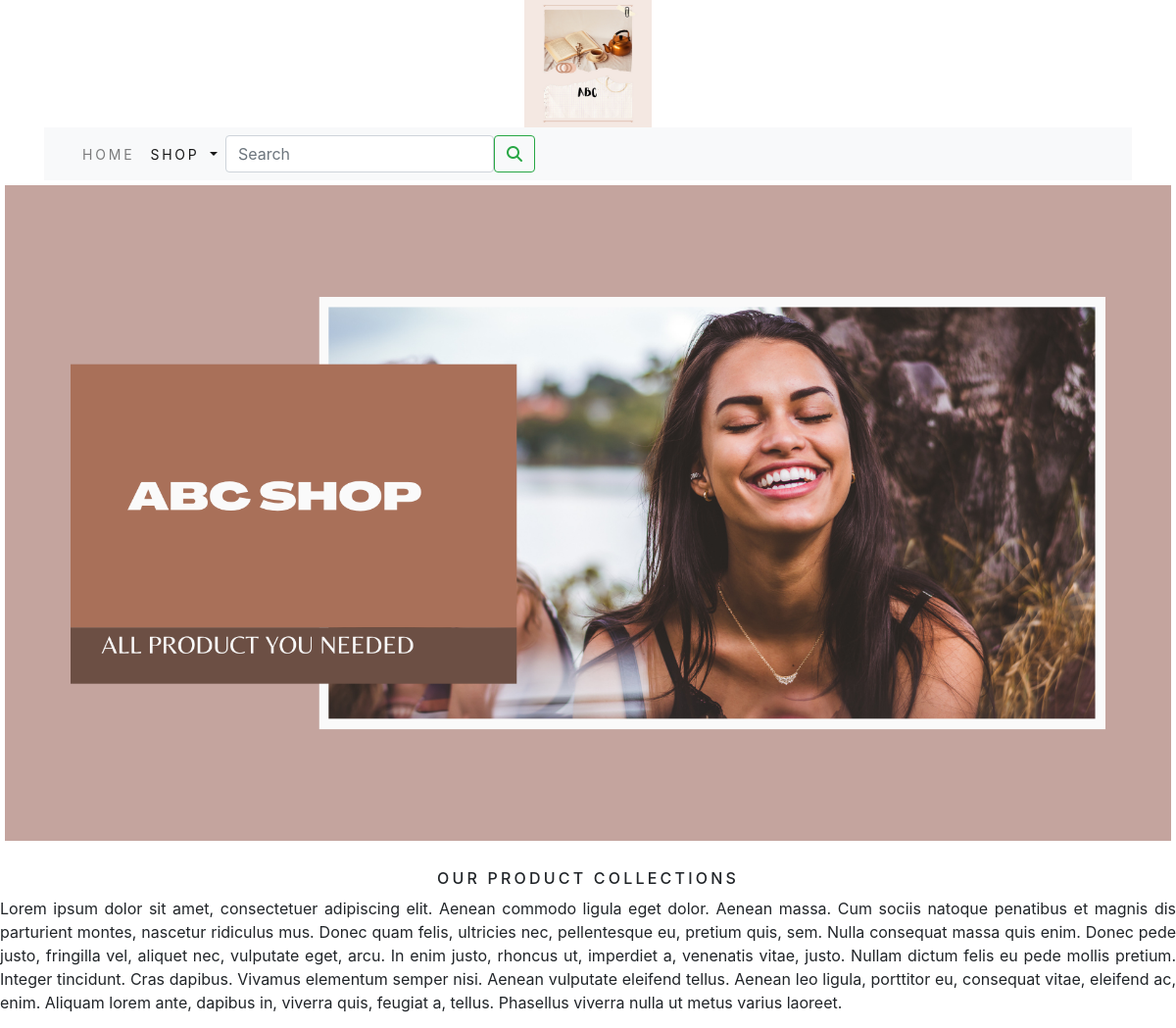
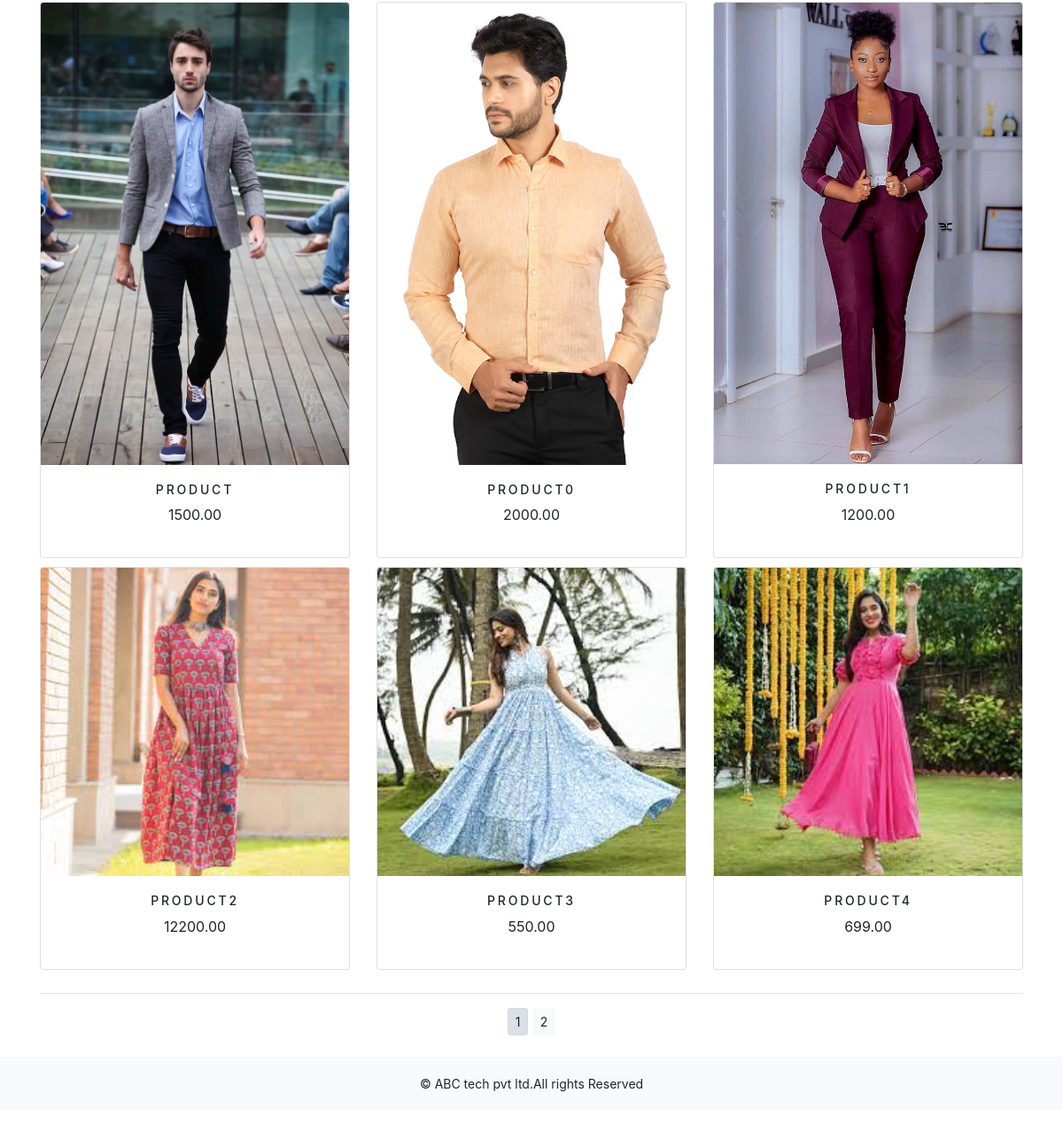
The app's page /shop/ with its own data (2 pictures, top to bottom).
### shop/models.py (models this page shows, shortened)
class Product(models.Model):
    name = models.CharField(max_length=250, unique=True)
    slug = models.SlugField(max_length=250, unique=True)
    description = models.TextField(blank=True)
    price = models.DecimalField(max_digits=10, decimal_places=2)
    category = models.ForeignKey(Category, on_delete=models.CASCADE)
    image = models.ImageField(upload_to='category', blank=True)
    stock = models.IntegerField()
    available = models.BooleanField(default=True)
    created = models.DateTimeField(auto_now_add=True)
    updated = models.DateTimeField(auto_now=True)
    def get_url(self):
        return reverse('shop:prodCatdetail',args=[self.category.slug,self.slug])
    class Meta:
        ordering = ('name',)
        verbose_name = 'product'
        verbose_name_plural = 'products'

### shop/views.py (the view)
# urls.py: path('',views.allProdCat,name='allProdCat'),
def allProdCat(request, c_slug=None):
    c_page = None
    products_list = None
    if c_slug != None:
        c_page = get_object_or_404(Category, slug=c_slug)
        products_list = Product.objects.all().filter(category=c_page, available=True)
    else:
        products_list = Product.objects.all().filter(available=True)
    paginator=Paginator(products_list,6)
    try:
        page=int(request.GET.get('page','1'))
    except:
        page=1
    try:
        products=paginator.page(page)
    except (EmptyPage,InvalidPage):
        products=paginator.page(paginator.num_pages)
    return render(request, "category.html", {'category': c_page, 'products': products})

### cart/context_processors.py (called while the page is built)
def counter(request):
    item_count=0
    if 'admin' in request.path:
        return {}
    else:
        try:
            cart=Cart.objects.filter(cart_id=_cart_id(request))
            cart_items=CartItem.objects.all().filter(cart=cart[:1])
            for cart_item in cart_items:
                item_count += cart_item.quantity
        except Cart.DoesNotExist:
            item_count = 0
    return dict(item_count=item_count)

### cart/views.py (called while the page is built)
def _cart_id(request):
    cart = request.session.session_key
    if not cart:
        cart = request.session.create()
    return cart

### shop/context_processors.py (called while the page is built)
def menu_links(request):
    links = Category.objects.all()
    return dict(links=links)

### shop/models.py (called while the page is built)
    def get_url(self):
        return reverse('shop:products_by_category', args=[self.slug])

### template/category.html (shortened to what this page needs)
{% extends 'base.html' %}
{% load static %}
{% block content %}
<div class="mx-auto">
    {% if category %}
    <img class="my_image" src="{{category.image.url}}" alt="{{category.name}}">
</div>
    <br>
<div>
    <h1 class="text-center my_title">{{category.name}}</h1>
    <p class="text-justify">{{category.description}}</p>
</div>
    {% else %}
<div>
    <img class="my_image my_image_padding" src="{% static 'img/banner.png' %}" alt="our products">
</div>
<br>
<div>
    <h1 class="text-center my_title">Our product collections</h1>
    <p class="text-justify">Lorem ipsum dolor sit amet, consectetuer adipiscing elit. Aenean commodo ligula eget dolor. Aenean massa. Cum sociis natoque penatibus et magnis dis parturient montes, nascetur ridiculus mus. Donec quam felis, ultricies nec, pellentesque eu, pretium quis, sem. Nulla consequat massa quis enim. Donec pede justo, fringilla vel, aliquet nec, vulputate eget, arcu. In enim justo, rhoncus ut, imperdiet a, venenatis vitae, justo. Nullam dictum felis eu pede mollis pretium. Integer tincidunt. Cras dapibus. Vivamus elementum semper nisi. Aenean vulputate eleifend tellus. Aenean leo ligula, porttitor eu, consequat vitae, eleifend ac, enim. Aliquam lorem ante, dapibus in, viverra quis, feugiat a, tellus. Phasellus viverra nulla ut metus varius laoreet.</p>
</div>
{% endif %}
<div class="container">
    <div class="row mx_auto">
        {% for product in products.object_list %}
        <div class="my_bottom_margin col-9 col-sm-12 col-md-4 xol-lg-4">
            <div class="card text-center" style="min-width:18rem;">
                <a href="{{product.get_url}}"><img class="card-img-top my_image" src="{{product.image.url}}" alt="{{product.name}}"></a>
            <div class="card-body">
                <h4>{{product.name}}</h4>
                <p>{{product.price}}</p>
            </div>
            </div>
        </div>
        {% endfor %}
    </div>
    <div class="mx-auto">
        {% if products.paginator.num_pages > 1 %}
        <hr>
        <div class="text-center">
            {% for pg in products.paginator.page_range %}
                <a href="?page={{pg}}" class="btn btn-light btn-sm {% if products.number == pg %} active {% endif %}">{{pg}}</a>
            {% endfor %}
        </div>
        {% endif %}
    </div>
    <br>
</div>
{% endblock %}

### template/base.html (shortened to what this page needs)
{% load static %}
<!DOCTYPE html>
<html lang="en">
<head>
            <link rel="stylesheet" href="{% static 'css/custom.css' %}">
        <link rel="stylesheet" href="{% static 'css/bootstrap.min.css' %}">
</head>
<body>
<div class="container">
{% include 'header.html' %}
{% include 'nav.html' %}
{% block content %}
{% endblock %}
</div>
{% include 'footer.html' %}
</body>
</html>

### template/header.html
{% load static %}
<header>
  <center>
    <a href="{%url 'shop:allProdCat' %}"> <img src="{% static 'img/logo.png' %}" alt="logimage" width="130px;" height="130px;"></a>
  </center>
</header>

### template/nav.html (shortened to what this page needs)
<nav class="navbar navbar-expand-lg navbar-light bg-light">
  <div class="container-fluid">
    <li class="collapse navbar-collapse" id="navbarSupportedContent">
      <ul class="navbar-nav me-auto mb-2 mb-lg-0">
        <li class="nav-item">
          <a class="nav-link" href="#">Home</a>
        </li>
        <li class="nav-item dropdown {% if 'shop' in request.path %} active {% endif %}">
          <a class="nav-link dropdown-toggle" href="#" id="navbarDropdown" role="button" data-toggle="dropdown" aria-haspopup="true" aria-expanded="false">
            Shop
          </a>
        </li>
      </ul>
      <form class="d-flex" action="{% url 'search_app:SearchResult' %}" method="get">
        <input class="form-control me-2" type="search" placeholder="Search" name="q" aria-label="Search">
        <button class="btn btn-outline-success" type="submit"><i class="fa fa-search" ></i></button>
      </form>
    </div>
  </div>

### template/footer.html
<div class="footer navbar-fixed-bottom my_footer">
    <p class="text-center">&copy; ABC tech pvt ltd.All rights Reserved</p>
</div>

### static/css/custom.css (style rules this page uses)
body { font-family: 'Roboto', sans-serif; }
.nav-item { letter-spacing:.2em; font-size:14px; text-transform:uppercase; }
.my_footer p { background-color:#f8f9fa; height:60px; }
.my_footer p { padding-top:20px; font-size:14px; }
.my_image { width:100%; height:auto; }
.my_title { font-size:16px; text-transform:uppercase; letter-spacing:.2em; }
.my_image_padding { padding:5px; }
.my_bottom_margin { margin-bottom:10px; }
.card-body h4 { font-size:14px; text-transform:uppercase; letter-spacing:.2em; }

### records on screen
Product: image (picture), name "PRODUCT", price "1500.00"
Product: image (picture), name "PRODUCT0", price "2000.00"
Product: image (picture), name "PRODUCT1", price "1200.00"
Product: image (picture), name "PRODUCT2", price "12200.00"
Product: image (picture), name "PRODUCT3", price "550.00"
Product: image (picture), name "PRODUCT4", price "699.00"

### other values on screen
{{ pg }} "1" "2"
